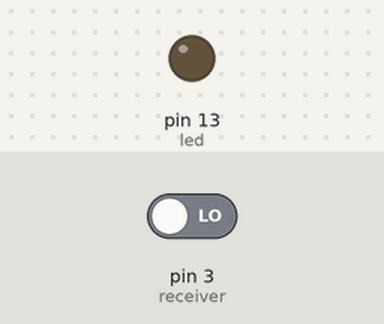
Simulated run of this sketch. Board: Arduino Uno, built with avr-gcc and run on an emulated ATmega328P. On the bench: output pins drawn as LEDs (lit = HIGH). The test bench sets the inputs (shaded band); at power-on: pin 3 (receiver) LOW.

Above: at 1.2 s.
1.3 s: pin 3 (receiver) driven HIGH
At 2.3 s:
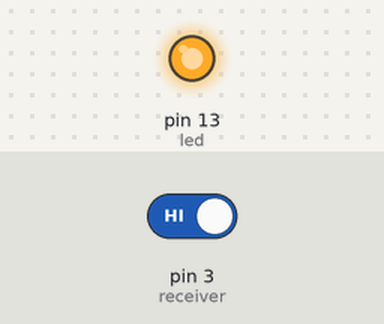
2.8 s: pin 3 (receiver) driven LOW
At 3.5 s:
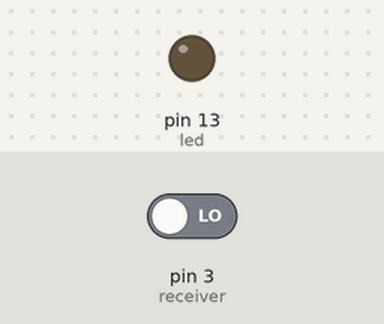
Timing chart, 0 to 5.8 s (numbered marks = the images above; inputs shaded):
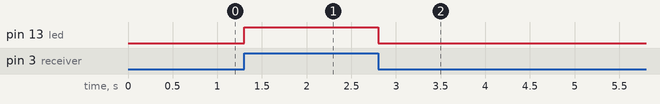

The sketch:

rf_test_receive.ino
```cpp
int led = 13;
int receiver = 3;

void setup() {
  pinMode(led, OUTPUT);
  pinMode(receiver, INPUT);
}

void loop() {
  if(digitalRead(receiver)) {
    digitalWrite(led, HIGH);
  }else{
    digitalWrite(led, LOW);
  }
}
```

Measured:
- after the input at 1.3 s, pin 13 (led): LOW → HIGH at once
- after the input at 2.8 s, pin 13 (led): HIGH → LOW at once
